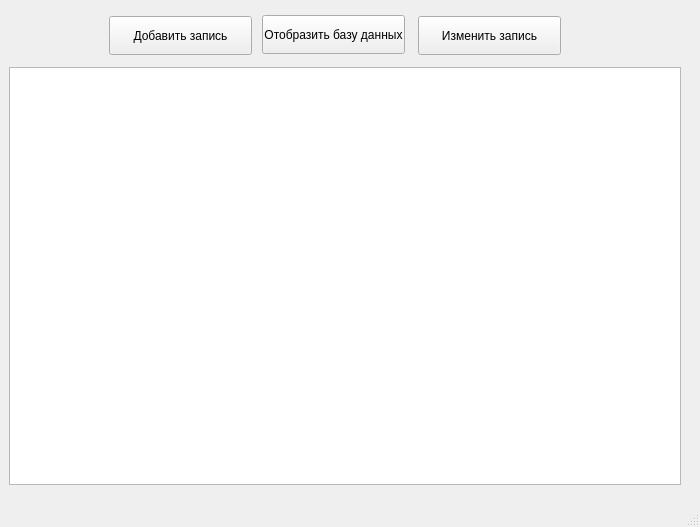
<?xml version="1.0" encoding="UTF-8"?>
<ui version="4.0">
 <class>MainWindow</class>
 <widget class="QMainWindow" name="MainWindow">
  <property name="geometry">
   <rect>
    <x>0</x>
    <y>0</y>
    <width>700</width>
    <height>527</height>
   </rect>
  </property>
  <property name="windowTitle">
   <string>MainWindow</string>
  </property>
  <widget class="QWidget" name="centralwidget">
   <widget class="QTableWidget" name="tableWidget">
    <property name="geometry">
     <rect>
      <x>9</x>
      <y>67</y>
      <width>672</width>
      <height>418</height>
     </rect>
    </property>
   </widget>
   <widget class="QPushButton" name="pushButton">
    <property name="geometry">
     <rect>
      <x>262</x>
      <y>15</y>
      <width>143</width>
      <height>39</height>
     </rect>
    </property>
    <property name="text">
     <string>Отобразить базу данных</string>
    </property>
   </widget>
   <widget class="QPushButton" name="append_new_coffee">
    <property name="geometry">
     <rect>
      <x>109</x>
      <y>16</y>
      <width>143</width>
      <height>39</height>
     </rect>
    </property>
    <property name="text">
     <string>Добавить запись</string>
    </property>
   </widget>
   <widget class="QPushButton" name="swap_coffee_to_other">
    <property name="geometry">
     <rect>
      <x>418</x>
      <y>16</y>
      <width>143</width>
      <height>39</height>
     </rect>
    </property>
    <property name="text">
     <string>Изменить запись</string>
    </property>
   </widget>
  </widget>
  <widget class="QMenuBar" name="menubar">
   <property name="geometry">
    <rect>
     <x>0</x>
     <y>0</y>
     <width>700</width>
     <height>21</height>
    </rect>
   </property>
  </widget>
  <widget class="QStatusBar" name="statusbar"/>
 </widget>
 <resources/>
 <connections/>
</ui>
